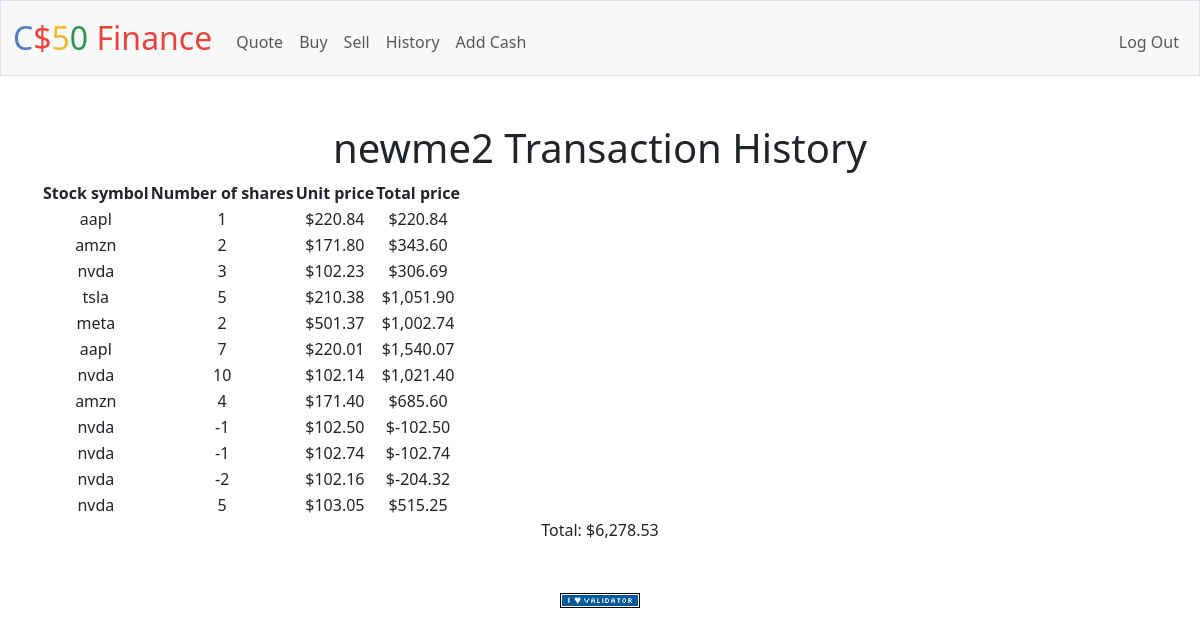
Screenshot of /history (signed in) with the database file from the repository.
### tables this page shows
CREATE TABLE users (id INTEGER PRIMARY KEY AUTOINCREMENT NOT NULL, username TEXT NOT NULL, hash TEXT NOT NULL, cash NUMERIC NOT NULL DEFAULT 10000.00);

CREATE TABLE 'purchases' ('datetime' DATETIME NOT NULL, 'user_id' TEXT NOT NULL, 'symbol' TEXT NOT NULL, 'shares' INTEGER NOT NULL,'unit_price' NUMERIC NOT NULL,'total_price' NUMERIC NOT NULL, PRIMARY KEY ('datetime', 'user_id', 'symbol'));

### app.py (the view)
@app.route("/history")
@login_required
def history():
    user_id = int(session["user_id"])
    row_purchases = db.execute("SELECT * FROM purchases WHERE user_id = ?", user_id)
    row_users = db.execute("SELECT username, cash FROM users WHERE id = ?", user_id)
    total = db.execute(
        "SELECT SUM(total_price) as total FROM purchases WHERE user_id = ?", user_id
    )
    if row_purchases:
        for row in row_purchases:
            row["unit_price"] = row["unit_price"]
            row["total_price"] = row["total_price"]
        user = {}
        user["username"] = row_users[0]["username"]
        user["purchases"] = row_purchases
        user["total"] = total[0]["total"]
        return render_template("history.html", user=user, stocks=user["purchases"])
    else:
        return redirect("/")

### app.py (called while the page is built)
@app.after_request
def after_request(response):
    response.headers["Cache-Control"] = "no-cache, no-store, must-revalidate"
    response.headers["Expires"] = 0
    response.headers["Pragma"] = "no-cache"
    return response

### helpers.py (called while the page is built)
def login_required(f):
    @wraps(f)
    def decorated_function(*args, **kwargs):
        if session.get("user_id") is None:
            return redirect("/login")
        return f(*args, **kwargs)
    return decorated_function

def usd(value):
    return f"${value:,.2f}"

### templates/history.html (shortened to what this page needs)
{% extends "layout.html" %}
{% block main %}
<h1>{{ user.username}} Transaction History</h1>
<table>
    <thead>
        <tr>
            <th>Stock symbol</th>
            <th>Number of shares</th>
            <th>Unit price</th>
            <th>Total price</th>
        </tr>
    </thead>
    <tbody>
        {% for stock in stocks %}
            <tr>
                <td>{{ stock.symbol }}</td>
                <td>{{ stock.shares }}</td>
                <td>{{ stock.unit_price | usd}}</td>
                <td>{{ stock.total_price | usd}}</td>
            </tr>
        {% endfor %}
    </tbody>
</table>
<div>
    Total: {{ user.total | usd}}
</div>
{% endblock %}

### templates/layout.html (shortened to what this page needs)
<!DOCTYPE html>
<html lang="en">
    <head>
        <link href="https://cdn.jsdelivr.net/npm/bootstrap@5.3.3/dist/css/bootstrap.min.css" rel="stylesheet">
        <link href="/static/styles.css" rel="stylesheet">
    </head>
    <body>
        <nav class="bg-light border navbar navbar-expand-md navbar-light">
            <div class="container-fluid">
                <a class="navbar-brand" href="/"><span class="blue">C</span><span class="red">$</span><span class="yellow">5</span><span class="green">0</span> <span class="red">Finance</span></a>
                <div class="collapse navbar-collapse" id="navbar">
                    {% if session["user_id"] %}
                        <ul class="navbar-nav me-auto mt-2">
                            <li class="nav-item"><a class="nav-link" href="/quote">Quote</a></li>
                            <li class="nav-item"><a class="nav-link" href="/buy">Buy</a></li>
                            <li class="nav-item"><a class="nav-link" href="/sell">Sell</a></li>
                            <li class="nav-item"><a class="nav-link" href="/history">History</a></li>
                            <li class="nav-item"><a class="nav-link" href="/add">Add Cash</a></li>
                        </ul>
                        <ul class="navbar-nav ms-auto mt-2">
                            <li class="nav-item"><a class="nav-link" href="/logout">Log Out</a></li>
                        </ul>
                    {% else %}
                        <ul class="navbar-nav ms-auto mt-2">
                            <li class="nav-item"><a class="nav-link" href="/register">Register</a></li>
                            <li class="nav-item"><a class="nav-link" href="/login">Log In</a></li>
                        </ul>
                    {% endif %}
                </div>
            </div>
        </nav>
        <main class="container py-5 text-center">
            {% block main %}{% endblock %}
        </main>
        <footer class="mb-5">
            <form action="https://validator.w3.org/check" class="text-center" enctype="multipart/form-data" method="post" target="_blank">
                <input alt="Validate" src="/static/I_heart_validator.png" type="image">
            </form>
        </footer>
    </body>
</html>

### static/styles.css (style rules this page uses)
nav .navbar-brand { font-size: xx-large; }
nav .navbar-brand .blue { color: #537fbe; }
nav .navbar-brand .red { color: #ea433b; }
nav .navbar-brand .yellow { color: #f5b82e; }
nav .navbar-brand .green { color: #2e944b; }

### rows the page displays
users: username "newme2"
purchases: symbol "aapl", shares "1", unit_price "$220.84", total_price "$220.84"
purchases: symbol "amzn", shares "2", unit_price "$171.80", total_price "$343.60"
purchases: symbol "nvda", shares "3", unit_price "$102.23", total_price "$306.69"
purchases: symbol "tsla", shares "5", unit_price "$210.38", total_price "$1,051.90"
purchases: symbol "meta", shares "2", unit_price "$501.37", total_price "$1,002.74"
purchases: symbol "aapl", shares "7", unit_price "$220.01", total_price "$1,540.07"
purchases: symbol "nvda", shares "10", unit_price "$102.14", total_price "$1,021.40"
purchases: symbol "amzn", shares "4", unit_price "$171.40", total_price "$685.60"
purchases: symbol "nvda", shares "-1", unit_price "$102.50", total_price "$-102.50"
purchases: symbol "nvda", shares "-1", unit_price "$102.74", total_price "$-102.74"
purchases: symbol "nvda", shares "-2", unit_price "$102.16", total_price "$-204.32"
purchases: symbol "nvda", shares "5", unit_price "$103.05", total_price "$515.25"

### other values shown
{{ user.total | usd }} "$6,278.53"
